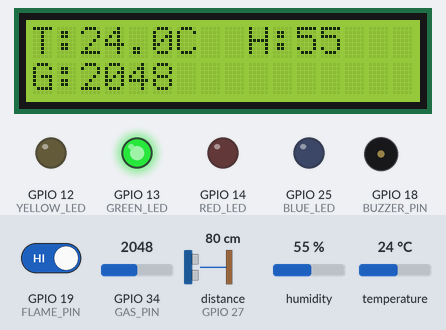
A sketch run on a simulated ESP32. Parts: 16×2 character LCD, output pins drawn as LEDs (lit = HIGH), buzzer (waves = sounding, pin HIGH). Wiring (inferred from the names in the program): ultrasonic range finder: trigger GPIO 26; echo GPIO 27. Inputs (shaded band) come from the test bench; at power-on: distance to the obstacle (sensor on GPIO 27) 80 cm, GPIO 34 (GAS_PIN) = 2048, GPIO 19 (FLAME_PIN) HIGH, humidity 55 %, temperature 24 °C. The echo pulse lasts 58.3 µs per cm; WiFi joins after 1.5 s; servers stay silent unless stated; web services answer with replies made up by the test bench; pins used as bus, display or sensor lines are not drawn; what the sketch prints to the serial monitor is not drawn.

Above: at 7.8 s.
7.9 s: distance to the obstacle (sensor on GPIO 27) set to 64 cm
At 9.7 s:
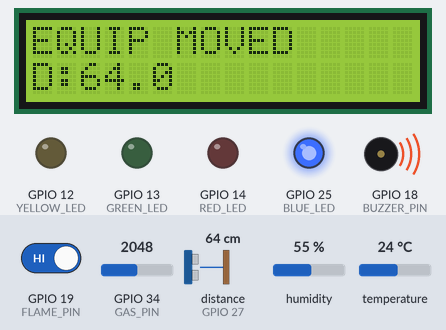
10.2 s: GPIO 34 (GAS_PIN) set to 2445
12.0 s: GPIO 34 (GAS_PIN) set to 2539
At 13.4 s:
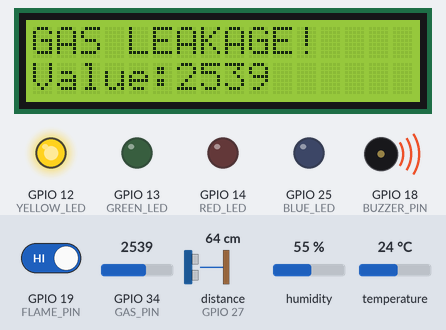
14.4 s: GPIO 19 (FLAME_PIN) driven LOW
At 15.5 s:
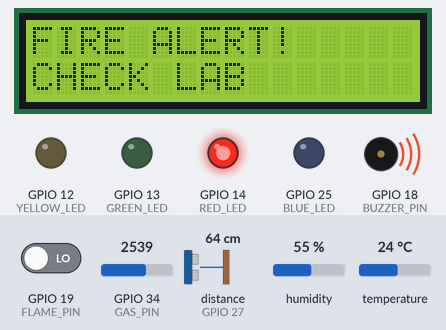
22.4 s: GPIO 19 (FLAME_PIN) driven HIGH
At 23.5 s:
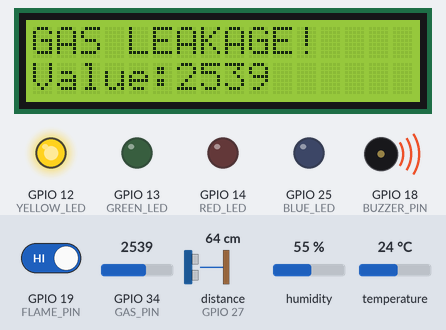
Timing chart, 0 to 24.9 s (numbered marks = the images above; inputs shaded):
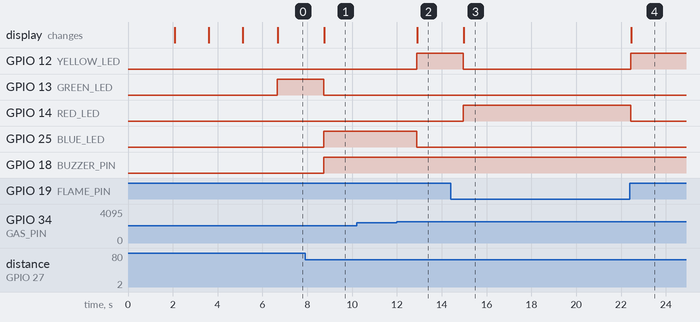

Measured:
- the behaviour switches between 70 and 69 cm on distance to the obstacle (sensor on GPIO 27) (found by bisection; images 0 and 1)
- the behaviour switches between 2500 and 2501 on GPIO 34 (GAS_PIN) (found by bisection; images 1 and 2)
- after the input at 7.9 s, GPIO 13 (GREEN_LED): HIGH → LOW after 0.84 s; GPIO 25 (BLUE_LED), GPIO 18 (BUZZER_PIN): LOW → HIGH after 0.84 s; the display: changes after 0.86 s (image 1)
- after the input at 12.0 s, GPIO 12 (YELLOW_LED): LOW → HIGH after 0.88 s; GPIO 25 (BLUE_LED): HIGH → LOW after 0.88 s; the display: changes after 0.91 s (image 2)
- after the input at 14.4 s, GPIO 12 (YELLOW_LED): HIGH → LOW after 0.56 s; GPIO 14 (RED_LED): LOW → HIGH after 0.56 s; the display: changes after 0.59 s (image 3)
- after the input at 22.4 s, GPIO 12 (YELLOW_LED): LOW → HIGH at once; GPIO 14 (RED_LED): HIGH → LOW at once; the display: changes after 0.05 s (image 4)

The sketch:

Smart_Electronics_Equipment_Safety_Monitoring_System.ino
```cpp
#include <WiFi.h>
#include <HTTPClient.h>
#include <Wire.h>
#include <LiquidCrystal_I2C.h>
#include <DHT.h>

// WiFi
const char* ssid = "vivo v40";
const char* password = "1029384756";

// ThingSpeak
String apiKey = "76JLGHZU7SUEFCCT";

// LCD
LiquidCrystal_I2C lcd(0x27, 16, 2);

// DHT11
#define DHTPIN 4
#define DHTTYPE DHT11
DHT dht(DHTPIN, DHTTYPE);

// MQ5
#define GAS_PIN 34

// Flame Sensor
#define FLAME_PIN 19

// Ultrasonic
#define TRIG_PIN 26
#define ECHO_PIN 27

// Buzzer
#define BUZZER_PIN 18

// LEDs
#define GREEN_LED 13
#define YELLOW_LED 12
#define RED_LED 14
#define BLUE_LED 25

float referenceDistance = 0;

unsigned long lastUpload = 0;
const unsigned long uploadInterval = 20000;

// -------------------- WiFi --------------------

void connectWiFi()
{
  WiFi.begin(ssid, password);

  lcd.clear();
  lcd.print("Connecting...");

  while (WiFi.status() != WL_CONNECTED)
  {
    delay(500);
  }

  lcd.clear();
  lcd.print("WiFi Connected");
  delay(1500);
}

// -------------------- Distance --------------------

float getDistance()
{
  digitalWrite(TRIG_PIN, LOW);
  delayMicroseconds(2);

  digitalWrite(TRIG_PIN, HIGH);
  delayMicroseconds(10);

  digitalWrite(TRIG_PIN, LOW);

  long duration = pulseIn(ECHO_PIN, HIGH, 30000);

  float distance = duration * 0.0343 / 2.0;

  return distance;
}

// -------------------- ThingSpeak --------------------

void sendToThingSpeak(float temp,
                      float hum,
                      int gas,
                      float distance,
                      String status)
{
  if (WiFi.status() == WL_CONNECTED)
  {
    HTTPClient http;

    String url =
      "http://api.thingspeak.com/update?api_key=" + apiKey +
      "&field1=" + String(temp) +
      "&field2=" + String(hum) +
      "&field3=" + String(gas) +
      "&field4=" + String(distance) +
      "&field5=" + status;

    http.begin(url);

    int httpCode = http.GET();

    Serial.print("ThingSpeak: ");
    Serial.println(httpCode);

    http.end();
  }
}

// -------------------- Setup --------------------

void setup()
{
  Serial.begin(115200);

  dht.begin();

  pinMode(FLAME_PIN, INPUT);

  pinMode(BUZZER_PIN, OUTPUT);

  pinMode(GREEN_LED, OUTPUT);
  pinMode(YELLOW_LED, OUTPUT);
  pinMode(RED_LED, OUTPUT);
  pinMode(BLUE_LED, OUTPUT);

  pinMode(TRIG_PIN, OUTPUT);
  pinMode(ECHO_PIN, INPUT);

  lcd.init();
  lcd.backlight();

  lcd.setCursor(0,0);
  lcd.print("LAB SAFETY");
  lcd.setCursor(0,1);
  lcd.print("SYSTEM");

  delay(2000);

  connectWiFi();

  referenceDistance = getDistance();

  lcd.clear();
  lcd.print("SYSTEM READY");
  delay(1500);
}

// -------------------- Loop --------------------

void loop()
{
  float temperature = dht.readTemperature();
  float humidity = dht.readHumidity();

  int gasValue = analogRead(GAS_PIN);

  int flameStatus = digitalRead(FLAME_PIN);

  float distance = getDistance();

  String alertStatus = "NORMAL";

  digitalWrite(GREEN_LED, LOW);
  digitalWrite(YELLOW_LED, LOW);
  digitalWrite(RED_LED, LOW);
  digitalWrite(BLUE_LED, LOW);

  // FIRE ALERT
  if (flameStatus == LOW)
  {
    alertStatus = "FIRE";

    digitalWrite(RED_LED, HIGH);
    digitalWrite(BUZZER_PIN, HIGH);

    lcd.clear();
    lcd.setCursor(0,0);
    lcd.print("FIRE ALERT!");
    lcd.setCursor(0,1);
    lcd.print("CHECK LAB");
  }

  // GAS ALERT
  else if (gasValue > 2500)
  {
    alertStatus = "GAS";

    digitalWrite(YELLOW_LED, HIGH);
    digitalWrite(BUZZER_PIN, HIGH);

    lcd.clear();
    lcd.setCursor(0,0);
    lcd.print("GAS LEAKAGE!");
    lcd.setCursor(0,1);
    lcd.print("Value:");
    lcd.print(gasValue);
  }

  // MOVEMENT ALERT
  else if (abs(distance - referenceDistance) > 10)
  {
    alertStatus = "MOVED";

    digitalWrite(BLUE_LED, HIGH);
    digitalWrite(BUZZER_PIN, HIGH);

    lcd.clear();
    lcd.setCursor(0,0);
    lcd.print("EQUIP MOVED");
    lcd.setCursor(0,1);
    lcd.print("D:");
    lcd.print(distance,1);
  }

  // NORMAL MODE
  else
  {
    digitalWrite(BUZZER_PIN, LOW);
    digitalWrite(GREEN_LED, HIGH);

    lcd.clear();

    lcd.setCursor(0,0);
    lcd.print("T:");
    lcd.print(temperature,1);
    lcd.print("C");

    lcd.setCursor(9,0);
    lcd.print("H:");
    lcd.print(humidity,0);

    lcd.setCursor(0,1);
    lcd.print("G:");
    lcd.print(gasValue);
  }

  // Upload every 20 seconds
  if (millis() - lastUpload >= uploadInterval)
  {
    sendToThingSpeak(
      temperature,
      humidity,
      gasValue,
      distance,
      alertStatus
    );

    lastUpload = millis();
  }

  Serial.print("Temp: ");
  Serial.print(temperature);
  Serial.print(" Hum: ");
  Serial.print(humidity);
  Serial.print(" Gas: ");
  Serial.print(gasValue);
  Serial.print(" Dist: ");
  Serial.print(distance);
  Serial.print(" Status: ");
  Serial.println(alertStatus);

  delay(1000);
}
```
